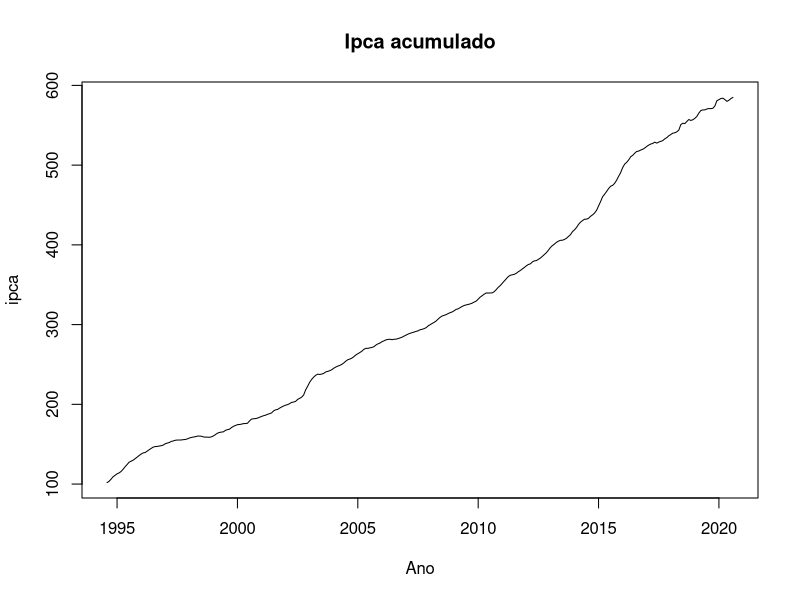
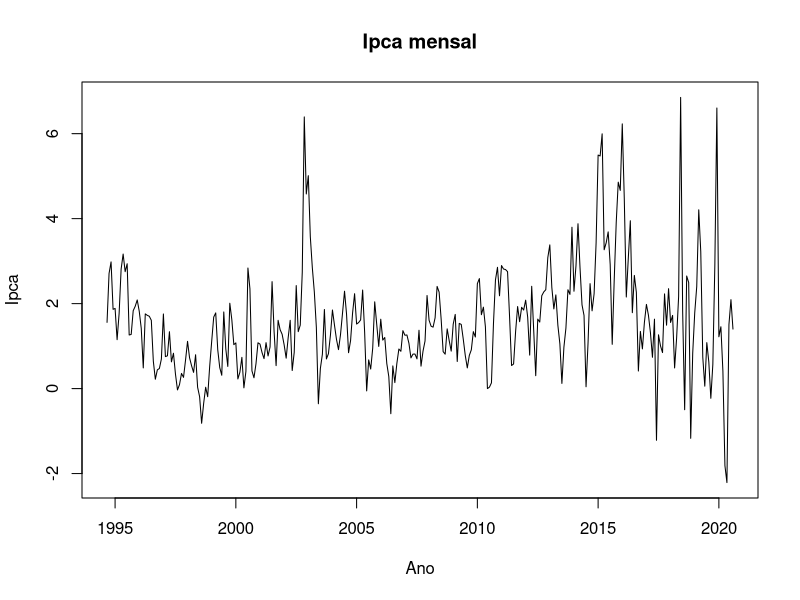

Reproduce these figures in R, in order.
## ---- chunk 1
library(tseries)
## ---- chunk 2
ipca <- read.csv('ipca.csv')
ipca <- ts(ipca$ipca.acum, start = c(1994,8), end = c(2020,8), frequency = 12)
plot(ipca, main = 'Ipca acumulado', xlab = 'Ano')
## ---- chunk 3
ipca.month <- diff(ipca) 
plot(ipca.month, main = 'Ipca mensal', xlab = 'Ano', ylab = 'Ipca')
